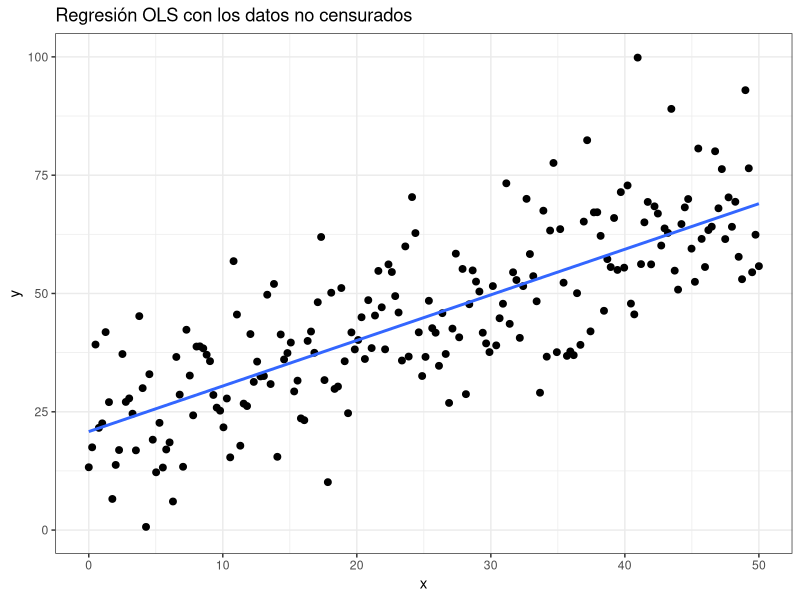
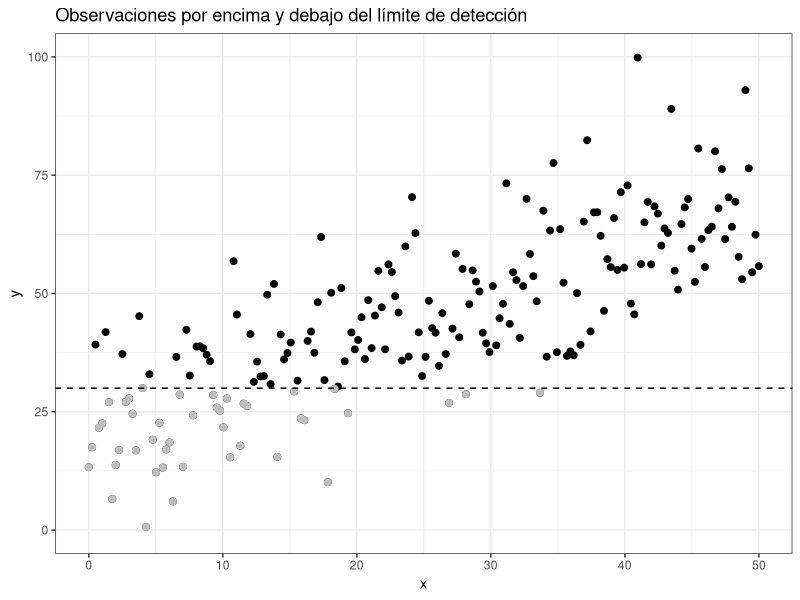
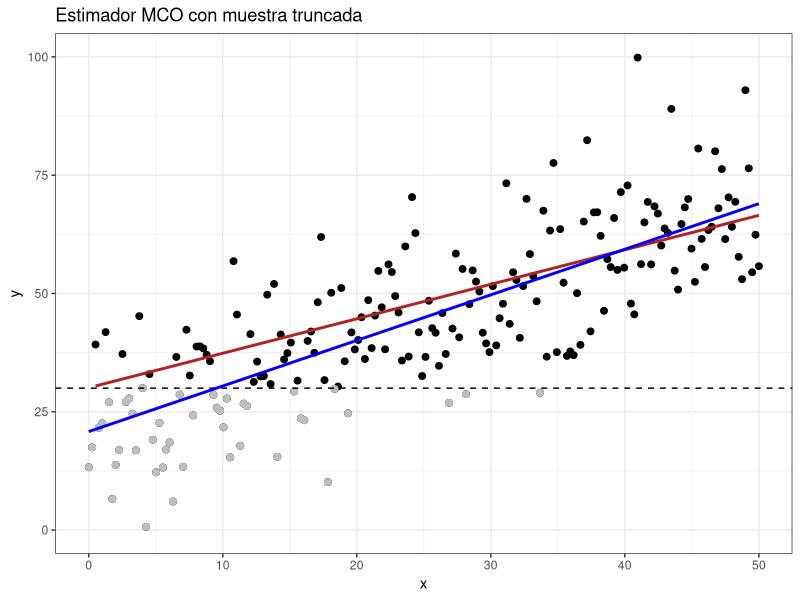
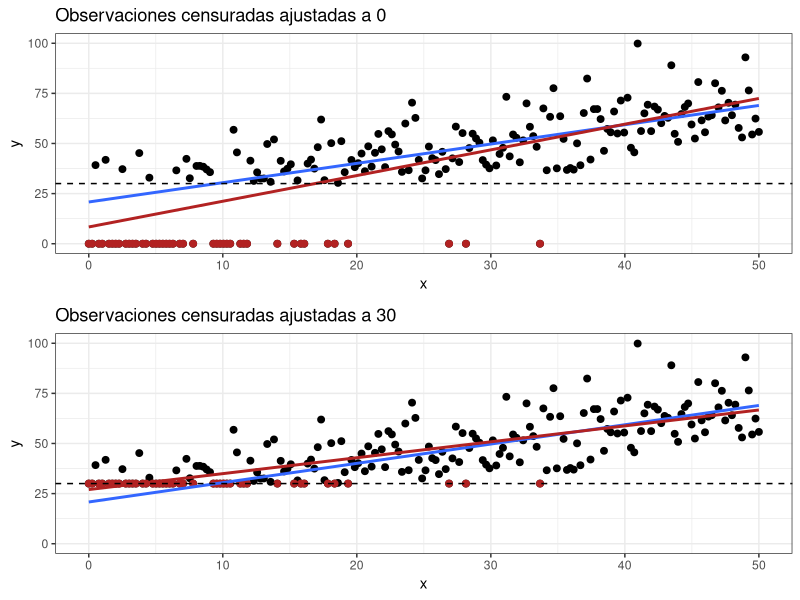

The R source for these figures, in order:
#####################################################################################################
##################           Motivación: datos truncados y censurados              ##################
##################           David Hoyos                                           ##################
##################           UPV/EHU, 2021                                         ##################
#####################################################################################################

rm(list=ls())

library(ggplot2)
library(AER)
library(MASS)
library(car)
library(dplyr)
library(gridExtra)
library(GGally)

#####################################################################################################
# Simulación de datos truncados y censurados
#####################################################################################################

simulador <- function(x){x + 20}
observaciones <- simulador(seq(0,50,length.out = 200))

# Para introducir la varianza propia de los datos observacionales se añade # ruido
# aleatorio y normal a cada observación

set.seed(123)
observaciones <- observaciones + rnorm(n = 200, mean = 0, sd = 12)
datos <- data.frame(x = seq(0,50,length.out = 200), y = observaciones)

# Regresión MCO con los datos no censurados

ggplot(data = datos, aes(x = x, y = y)) +
  geom_point(size = 2) +
  geom_smooth(method = "lm", se = FALSE) +
  theme_bw() + lims(y = c(0,100)) + labs(title = "Regresión OLS con los datos no censurados")

summary(lrm <- lm(y ~ x, data=datos))

# Supongamos que el analista no observa valores de la variable Y inferiores a 30,
# a pesar de que sí que son capaces de detectarlos y por lo tanto saben que existen.
# La muestra observada pasaría a ser la siguiente:

ggplot(data = datos, aes(x = x, y = y)) +
  geom_point(size = 2) +
  geom_point(data = filter(datos, y < 30), size = 2, color = "grey") +
  geom_hline(yintercept = 30, linetype = "dashed") + theme_bw() +
  lims(y = c(0,100)) + labs(title = "Observaciones por encima y debajo del límite de detección")

# Una primera opción que tiene el analista es deshacerse de las observaciones que no observa
# y por lo tanto, truncar la muestra

datos_t <- datos
datos_t$y[datos$y < 30] <- NA

# Al truncar la muestra exclusivamente por el valor de la variable y, el estimador MCO es sesgado.
# Veamos el comportamiento del estimador MCO en la muestra entera y la truncada
ggplot(data = datos, aes(x = x, y = y)) +
  geom_point(size = 2) +
  geom_point(data = filter(datos, y < 30), size = 2, color = "grey") +
  geom_hline(yintercept = 30, linetype = "dashed") + theme_bw() +
  geom_smooth(data = datos_t, method = "lm", se = FALSE, color = "firebrick") +
  geom_smooth(data = datos, method = "lm", se = FALSE, color = "blue") +
  lims(y = c(0,100)) + labs(title = "Estimador MCO con muestra truncada")

# Ante este tipo de situaciones, es convieniente utilizar el modelo de regresión
# para datos truncados

# La segunda opción es considerar la muestra censurada.
# En este contexto, el analista tendrá dos opciones: o considera "0"
# todos los valores por debajo del límite de detección o los
# considera "30". Podemos ver cómo afecta una opción y otra al ajuste
# MCO.

datos_0 <- datos
datos_0$y[datos_0$y < 30] <- 0
p1 <- ggplot(data = datos_0, aes(x = x, y = y)) +
  geom_point(size = 2) + geom_point(data = filter(datos_0, y == 0), size = 2, color = "firebrick") +
  geom_smooth(data = datos,method = "lm", se = FALSE) +
  geom_smooth(data = datos_0, method = "lm", se = FALSE, color = "firebrick") +
  geom_hline(yintercept = 30, linetype = "dashed") +
  lims(y = c(0,100)) + theme_bw() +
  labs(title = "Observaciones censuradas ajustadas a 0")

datos_30 <- datos
datos_30$y[datos_30$y < 30] <- 30
p2 <- ggplot(data = datos_30, aes(x = x, y = y)) +
  geom_point(size = 2) + geom_point(data = filter(datos_30, y == 30), size = 2, color = "firebrick") +
  geom_smooth(data = datos,method = "lm", se = FALSE) +
  geom_smooth(data = datos_30, method = "lm", se = FALSE, color = "firebrick") +
  geom_hline(yintercept = 30, linetype = "dashed") + theme_bw() +
  lims(y = c(0,100)) + labs(title = "Observaciones censuradas ajustadas a 30")
grid.arrange(p1, p2, ncol = 1)

# Ante este tipo de situaciones, es convieniente utilizar el modelo de regresión
# para datos censurados o modelo Tobit

# Los modelos tobit, censurado y truncado son muy fáciles de confundir:
# Todos comparten situaciones donde no tenemos observaciones de una parte de la distribución normal,
# pero la situación puede ser muy diferente:
#   - Ejemplo 1: Algunas veces tenemos soluciones de esquina (corner solutions) en decisiones económicas:
#   mucha gente puede elegir consumir 0 unidades de un bien [esto sería un modelo de regresión Tobit]
#   - Ejemplo 2: Algunas veces la muestra se encuentra "capada" en una cantidad, por ejemplo, no tenemos
#   observaciones más alla del valor 40,001 o algo similar [esto sería un modelo de regresión censurado]
#   - Ejemplo 3: Puede ser que la variable dependiente sea el tiempo posterior a un tratamiento hasta
#   que los pacientes mueren, donde algunos pueden no haber muerto todavía [esto sería un modelo de
#                                                                           regresión censurado]
#   - Ejemplo 4: Un estadio de futbol se llena en un partido, lo cual significa que la demanda observada
#   se ve censurada en la capacidad del estadio [esto sería un modelo de regresión censurado]
#   - Ejemplo 5: Contamos con una muestra de observaciones con valores de la variable dependiente superiores
#   a un determinado límite [esto sería un modelo de regresión truncado]
